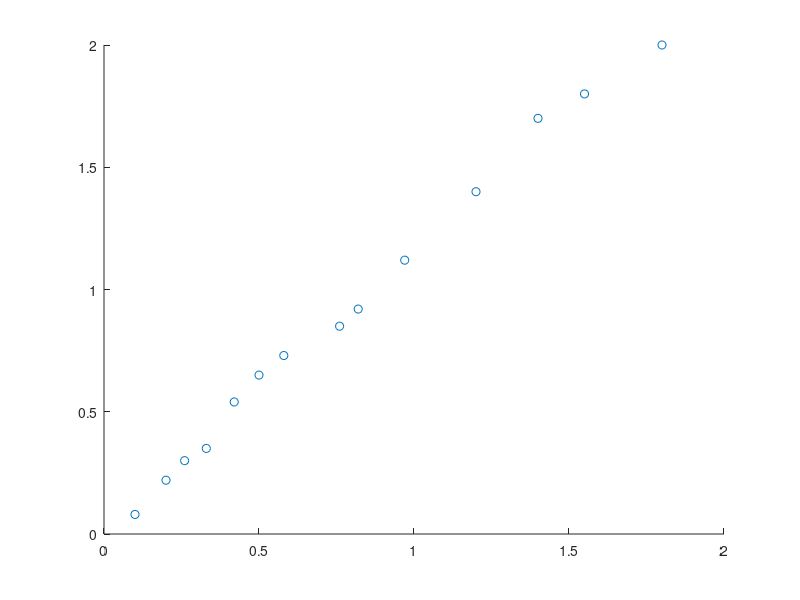

Reproduce this figure in MATLAB. (Note: this script raises an error after producing the figure.)
X = [0.1, 0.2, 0.26, 0.33, 0.42, 0.5, 0.58, 0.76, 0.82, 0.97, 1.2, 1.4, 1.55, 1.8];
Y = [0.08, 0.22, 0.3, 0.35, 0.54, 0.65, 0.73, 0.85, 0.92, 1.12, 1.4, 1.7, 1.8, 2]; 
 
scatter(X, Y)
hold on;
w0 = -0.05;
w1 = [1, 1.1, 1.2, 1.3, 1.4, 1.5, 1.6];
%plot(X, 1.2*X+0.15)

for var = drange(w1)
    plot(X, var*X+w0)
end

xlabel('X')
ylabel('Y')
best_w1 = 1.2;
mse = zeros(1, length(w1));
for v = drange(1:length(w1))
    for var = drange(1:10)
        mse(v) = mse(v) + (Y(var)-w1(v)*X(var)-w0)^2;
    end
end
rmse = sqrt(mse)

y_pred = zeros(1, 4);
error = 0;
for v = drange(11, 14)
    y_pred(v-10) = best_w1*X(v)+w0;
    error = error + (Y(v)-y_pred(v-10))^2
end

% Method of least squares
